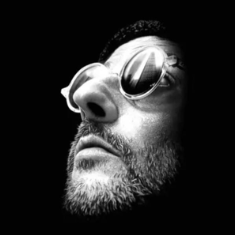
#> input picture example/opencv/avatar.png, 235 x 235 px
$ jupyter execute --allow-errors 'opencv学习.ipynb'
#> lines starting #> are read from the running program, lines starting #| are printed output that depends on the picture
[cell 1]
import cv2 as cv
import matplotlib as plt

# 读一个图片并进行显示(图片路径)
lena = cv.imread('avatar.png')
#> lena is the input picture: shape (235, 235, 3); min 0, max 255, mean 40
cv.imshow('image',lena) #显示图像
cv.waitKey(0) #等待
cv.destroyAllWindows()

#> (a cell that did not finish here is left out)

[cell 3]
import numpy as np
import cv2 as cv
import matplotlib.pyplot as plt
# 1.读取图像
img = cv.imread('avatar.png')
# img = cv.imread('avatar.png', 0) # 灰度
# 2.显示图像
# 2.1利用opencv展示图像
cv.imshow('image', img)
# 2.2 在matplotlib中展示图像
plt.imshow(img[:,::-1])
# plt.imshow(img, cmap=plt.cm.gray) # 灰度
plt.title('匹配结果'), plt.xticks([]), plt.yticks([])
plt.show()
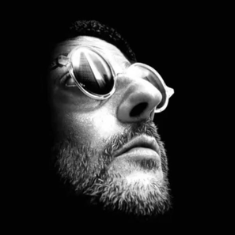
#> shown: shape (235, 235, 3); min 0, max 255, mean 40
k = cv.waitKey(0)
#> (key Esc is pressed here)
cv.destroyAllWindows()
# 保存图像
cv.imwrite('missigray.png', img)
#> Out = True
